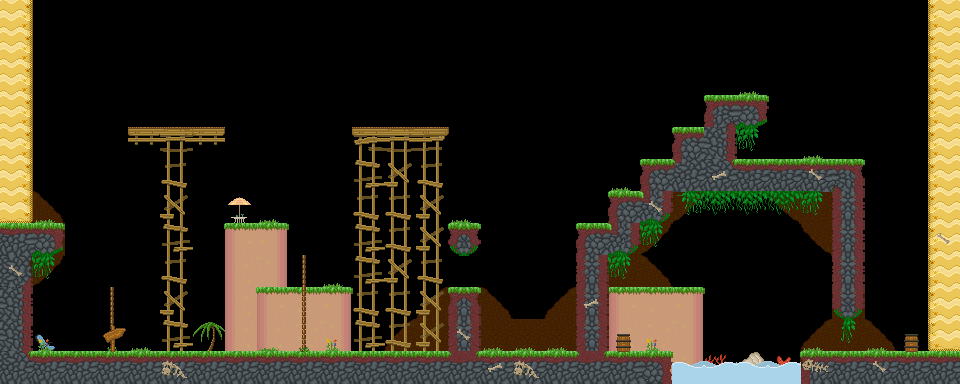

A 2D game scene composited from a Tiled map and its tileset images. What follows is a short description and the map's XML, with each tile layer's data collapsed to a summary:
An orthogonal 30x12 tile map with 32x32 px tiles, 3 tile layers (background, main, foreground), 1 hidden layer not drawn, 5 tilesets and 62 objects (18x veggie, 16x spike, 2x treetop_palm, goal, door, ...).

<map version="1.5" tiledversion="1.7.2" orientation="orthogonal" renderorder="right-down" width="30" height="12" tilewidth="32" tileheight="32" infinite="0" nextlayerid="11" nextobjectid="63">
 <properties>
  <property name="hints" value="" />
  <property name="time_to_beat" value="12" />
 </properties>
 <tileset firstgid="1" name="grass_level" tilewidth="32" tileheight="32" tilecount="153" columns="17">
  <image source="../../sprites/tilesets/34tile.png" width="544" height="306" />
 </tileset>
 <tileset firstgid="154" name="object_tilemap_32" tilewidth="32" tileheight="32" tilecount="25" columns="5">
  <image source="../../sprites/tilesets/object_tilemap_32.png" width="160" height="160" />
  <tile id="0">
   <properties>
    <property name="item_no" value="5" />
    <property name="type" value="costume_head" />
   </properties>
  </tile>
  <tile id="1">
   <properties>
    <property name="spawn" value="spawn" />
   </properties>
  </tile>
  <tile id="2">
   <properties>
    <property name="goal" value="goal" />
   </properties>
  </tile>
  <tile id="3">
   <properties>
    <property name="name" value="pig" />
   </properties>
  </tile>
  <tile id="4">
   <properties>
    <property name="direction" value="left" />
    <property name="name" value="walking_enemy" />
   </properties>
  </tile>
 </tileset>
 <tileset firstgid="179" name="object_tilemap_16" tilewidth="16" tileheight="16" tilecount="12" columns="4">
  <image source="../../sprites/tilesets/object_tilemap_16.png" width="64" height="48" />
 </tileset>
 <tileset firstgid="191" name="treetops_big_96" tilewidth="96" tileheight="64" tilecount="2" columns="2">
  <image source="../../sprites/objects/scenery/treetops_big_96.png" trans="ff00ff" width="192" height="64" />
 </tileset>
 <tileset firstgid="193" name="34tile_beach_temp" tilewidth="33" tileheight="33" spacing="1" margin="1" tilecount="189" columns="21">
  <image source="../../sprites/tilesets/34tile_beach_temp.png" width="714" height="306" />
 </tileset>
 <layer id="1" name="background" width="30" height="12">
  <properties>
   <property name="background" value="background" />
  </properties>
  <data>[360 cells, 296 non-empty, 20 distinct tile ids]</data>
 </layer>
 <layer id="2" name="main" width="30" height="12">
  <data>[360 cells, 297 non-empty, 39 distinct tile ids]</data>
 </layer>
 <layer id="3" name="foreground" width="30" height="12">
  <properties>
   <property name="foreground" value="foreground" />
  </properties>
  <data>[360 cells, 241 non-empty, 15 distinct tile ids]</data>
 </layer>
 <layer id="4" name="hidden" width="30" height="12" visible="0">
  <data>[360 cells, 11 non-empty, 7 distinct tile ids]</data>
 </layer>
 <objectgroup color="#e70000" id="5" name="hard-blocks" visible="0">
  <object id="1" x="0" y="224" width="32" height="160" />
  <object id="2" x="32" y="224" width="32" height="32" />
  <object id="3" x="32" y="352" width="640" height="32" />
  <object id="4" x="800" y="352" width="160" height="32" />
  <object id="5" x="448" y="288" width="32" height="64" />
  <object id="6" x="448" y="224" width="32" height="32" />
  <object id="7" x="576" y="224" width="32" height="128" />
  <object id="8" x="608" y="192" width="32" height="64" />
  <object id="9" x="640" y="160" width="32" height="64" />
  <object id="10" x="672" y="128" width="32" height="64" />
  <object id="11" x="704" y="96" width="32" height="96" />
  <object id="12" x="736" y="96" width="32" height="32" />
  <object id="13" x="736" y="160" width="128" height="32" />
  <object id="14" x="832" y="192" width="32" height="128" />
 </objectgroup>
 <objectgroup color="#0055ff" id="6" name="soft-blocks">
  <object id="15" x="608" y="288" width="96" height="32" />
  <object id="16" x="256" y="288" width="96" height="32" />
  <object id="17" x="219" y="224" width="68" height="32" />
  <object id="18" x="128" y="128" width="96" height="32" />
  <object id="19" x="352" y="128" width="96" height="32" />
 </objectgroup>
 <objectgroup id="7" name="objects-32px">
  <object id="20" name="goal" gid="156" x="768" y="256" width="32" height="32" />
  <object id="21" name="door" gid="165" x="768" y="160" width="32" height="32">
   <properties>
    <property name="color" value="yellow" />
   </properties>
  </object>
  <object id="22" name="chest" gid="154" x="736" y="160" width="32" height="32">
   <properties>
    <property name="item_no" value="26" />
    <property name="type" value="costume_head" />
   </properties>
  </object>
  <object id="23" name="start" gid="155" x="64" y="352" width="32" height="32">
   <properties>
    <property name="direction" value="right" />
    <property name="health" value="100" />
   </properties>
  </object>
  <object id="24" name="treetop_palm" gid="177" x="288" y="256" width="32" height="32" />
  <object id="25" name="treetop_palm" gid="177" x="96" y="288" width="32" height="32" />
 </objectgroup>
 <objectgroup id="8" name="objects-16px">
  <object id="26" name="spike" gid="186" x="605" y="288" width="16" height="16" />
  <object id="27" name="spike" gid="186" x="897" y="352" width="16" height="16" />
  <object id="28" name="spike" gid="186" x="912" y="333" width="16" height="16" />
  <object id="29" name="spike" gid="186" x="916" y="350" width="16" height="16" />
  <object id="30" name="spike" gid="186" x="872" y="257" width="16" height="16" />
  <object id="31" name="spike" gid="186" x="862" y="243" width="16" height="16" />
  <object id="32" name="spike" gid="186" x="702" y="210" width="16" height="16" />
  <object id="33" name="spike" gid="186" x="754" y="210" width="16" height="16" />
  <object id="34" name="spike" gid="186" x="731" y="209" width="16" height="16" />
  <object id="35" name="spike" gid="186" x="483" y="350" width="16" height="16" />
  <object id="36" name="spike" gid="186" x="501" y="354" width="16" height="16" />
  <object id="37" name="spike" gid="186" x="527" y="351" width="16" height="16" />
  <object id="38" name="spike" gid="186" x="563" y="343" width="16" height="16" />
  <object id="39" name="spike" gid="186" x="546" y="350" width="16" height="16" />
  <object id="40" name="spike" gid="186" x="515" y="342" width="16" height="16" />
  <object id="41" name="spike" gid="186" x="428" y="221" width="16" height="16" />
  <object id="42" name="key" gid="183" x="456" y="218" width="16" height="16">
   <properties>
    <property name="color" value="yellow" />
   </properties>
  </object>
  <object id="43" name="veggie" gid="179" x="313" y="282" width="16" height="16" />
  <object id="44" name="veggie" gid="179" x="231" y="219" width="16" height="16" />
  <object id="45" name="veggie" gid="179" x="278" y="282" width="16" height="16" />
  <object id="46" name="veggie" gid="179" x="583" y="216" width="16" height="16" />
  <object id="47" name="veggie" gid="179" x="648" y="149" width="16" height="16" />
  <object id="48" name="veggie" gid="179" x="711" y="86" width="16" height="16" />
  <object id="49" name="veggie" gid="179" x="906" y="306" width="16" height="16" />
  <object id="50" name="veggie" gid="179" x="808" y="152" width="16" height="16" />
  <object id="51" name="veggie" gid="179" x="168" y="119" width="16" height="16" />
  <object id="52" name="veggie" gid="179" x="374" y="120" width="16" height="16" />
  <object id="53" name="veggie" gid="179" x="409" y="120" width="16" height="16" />
  <object id="54" name="veggie" gid="179" x="39" y="283" width="16" height="16" />
  <object id="55" name="veggie" gid="179" x="139" y="344" width="16" height="16" />
  <object id="56" name="veggie" gid="179" x="203" y="315" width="16" height="16" />
  <object id="57" name="veggie" gid="179" x="263" y="343" width="16" height="16" />
  </objectgroup>
 <objectgroup id="9" name="treetop_big" />
 <objectgroup color="#00aa00" id="10" name="sand-blocks">
  <!-- 2 objects omitted --></objectgroup>
</map>
<!-- 5 of 62 objects omitted -->
